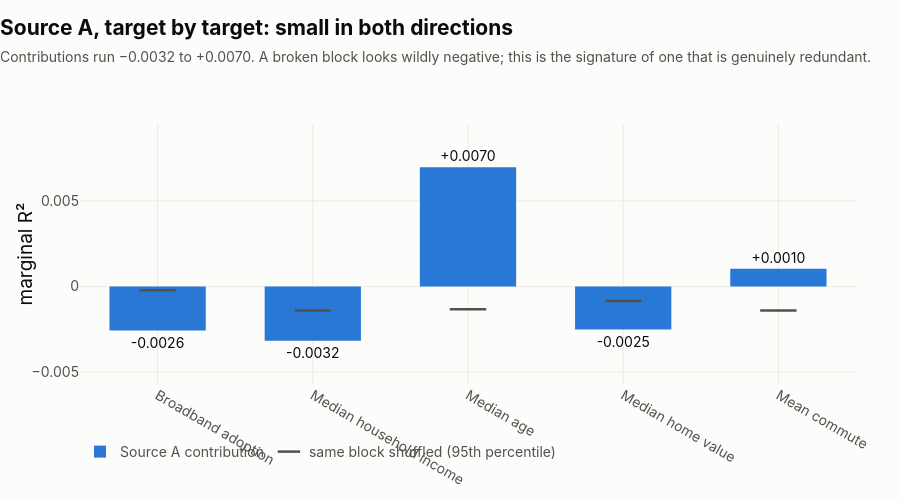

This figure's notebook cell:
### Markdown cell above
The middle bar is the one to sit with. **Seven eighths of F's apparent internal
contribution is USDA restating industry composition that BLS already measures.**
That redundancy is real inside the six-pillar system. It does not bind against
outcomes outside it — the same ablation moves F's external figure by 0.0003 —
which is precisely why the external arm is the one the verdict rests on.

### Source A — the uncomfortable finding

Source A is the pillar this project marked **"Good shape. Done."** Its embedding
was cut on evidence, its 29 typed columns were validated, its schema was frozen
first. It contributes **−0.0000**.

### Code cell
a_stats = ext["drop_one"]["size_emacro_drop_A"]
a_pl = placebo[placebo["pillar"] == "A"].set_index("target")
labels = [TARGET_LABEL[t] for t in TARGET_ORDER]
vals = [a_stats["by_target"][t] for t in TARGET_ORDER]
band = [float(a_pl.loc[t, "placebo_p95"]) if t in a_pl.index else 0.0 for t in TARGET_ORDER]

fig = go.Figure()
# One colour, not red-for-negative: sign is already carried by position against
# the zero line, and a two-colour split would make the legend swatch lie about
# the series while dramatising numbers whose whole point is that they are small.
fig.add_trace(go.Bar(
    x=labels, y=vals, marker_color=BLUE,
    text=[f"{v:+.4f}" for v in vals], textposition="outside",
    textfont=dict(size=14), cliponaxis=False,
    hovertemplate="%{x}<br>%{y:+.4f}<extra></extra>", name="Source A contribution",
))
fig.add_trace(go.Scatter(
    x=labels, y=band, mode="markers", name="same block shuffled (95th percentile)",
    marker=dict(symbol="line-ew", size=26, line=dict(color=INK2, width=2.5)),
    hovertemplate="%{x}<br>placebo p95 %{y:+.4f}<extra></extra>",
))
style(fig,
      "Source A, target by target: small in both directions",
      "Contributions run −0.0032 to +0.0070. A broken block looks wildly negative; "
      "this is the signature of one that is genuinely redundant.",
      height=500)
span = max(vals + band) - min(vals + band)
fig.update_yaxes(title="marginal R²", tickformat="+.4f",
                 range=[min(vals + band) - span * 0.25, max(vals + band) + span * 0.25])
fig.show()

### Figure 1 — Plotly figure (JSON) as saved in the notebook; plotly's stock layout.template omitted (floating-point values rounded to 4 significant figures)
{"data": [{"cliponaxis": false, "hovertemplate": "%{x}<br>%{y:+.4f}<extra></extra>", "marker": {"color": "#2a78d6"}, "name": "Source A contribution", "text": ["-0.0026", "-0.0032", "+0.0070", "-0.0025", "+0.0010"], "textfont": {"size": 14}, "textposition": "outside", "type": "bar", "x": ["Broadband adoption", "Median household income", "Median age", "Median home value", "Mean commute"], "y": [-0.002563, -0.003157, 0.00696, -0.002511, 0.001041]}, {"hovertemplate": "%{x}<br>placebo p95 %{y:+.4f}<extra></extra>", "marker": {"line": {"color": "#52514e", "width": 2.5}, "size": 26, "symbol": "line-ew"}, "mode": "markers", "name": "same block shuffled (95th percentile)", "type": "scatter", "x": ["Broadband adoption", "Median household income", "Median age", "Median home value", "Mean commute"], "y": [-0.000218, -0.001394, -0.001318, -0.0008412, -0.001392]}], "layout": {"bargap": 0.34, "bargroupgap": 0.06, "font": {"color": "#0b0b0b", "family": "-apple-system, BlinkMacSystemFont, Segoe UI, Helvetica, Arial, sans-serif", "size": 16}, "height": 500, "hoverlabel": {"bgcolor": "white", "bordercolor": "#ecebe6", "font": {"family": "-apple-system, BlinkMacSystemFont, Segoe UI, Helvetica, Arial, sans-serif", "size": 14}}, "legend": {"bgcolor": "rgba(0,0,0,0)", "font": {"color": "#52514e", "size": 14}, "orientation": "h", "x": 0, "y": -0.2, "yanchor": "top"}, "margin": {"b": 104, "l": 12, "r": 44, "t": 124}, "paper_bgcolor": "#fcfcfb", "plot_bgcolor": "#fcfcfb", "showlegend": true, "title": {"font": {"color": "#0b0b0b", "size": 21}, "text": "<b>Source A, target by target: small in both directions</b><br><span style='font-size:14px;color:#52514e'>Contributions run −0.0032 to +0.0070. A broken block looks wildly negative; this is the signature of one that is genuinely redundant.</span>", "x": 0, "xanchor": "left", "y": 0.93, "yanchor": "top"}, "uniformtext": {"minsize": 11, "mode": "hide"}, "xaxis": {"automargin": true, "gridcolor": "#ecebe6", "gridwidth": 1, "showgrid": true, "showline": false, "tickfont": {"color": "#52514e", "size": 14}, "ticks": "", "title": {"font": {"color": "#52514e", "size": 14.5}}, "zeroline": false}, "yaxis": {"automargin": true, "gridcolor": "#ecebe6", "gridwidth": 1, "range": [-0.005686, 0.00949], "showgrid": true, "showline": false, "tickfont": {"color": "#52514e", "size": 14}, "tickformat": "+.4f", "ticks": "", "title": {"text": "marginal R²"}, "zeroline": false}}}
